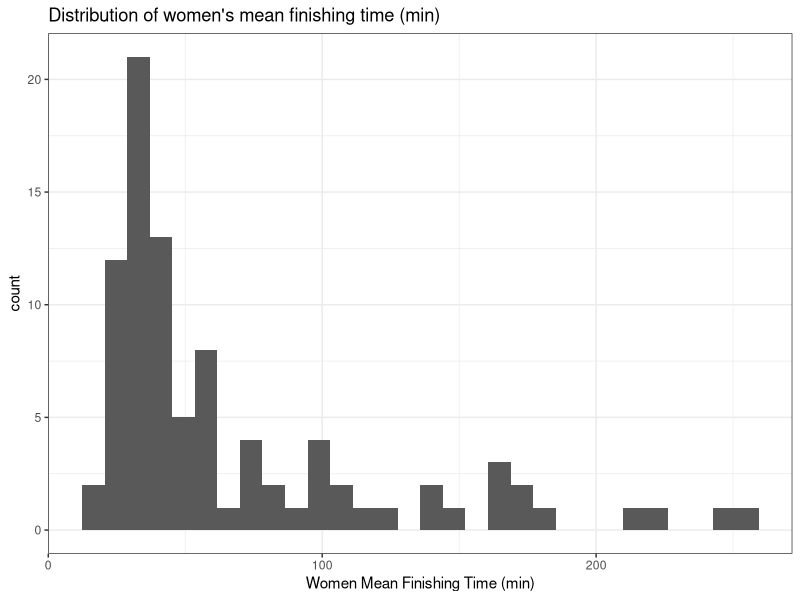
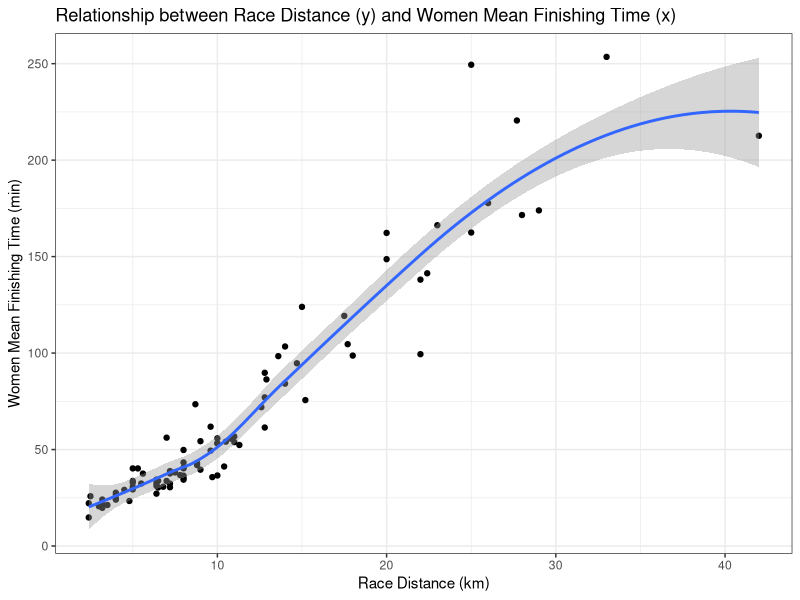

Write R code to recreate these figures, in order. (Note: this script raises an error after producing the figures.)
## ---- chunk 1
knitr::opts_chunk$set(echo = TRUE)

# loading tidyverse library
library(tidyverse)
## ---- chunk 2
# load the data
times <- read.csv("data/scottish-hill-races.csv")
## ---- chunk 3
# data visualisation 
ggplot(times, aes(x=Womens.Time..min.)) +
  geom_histogram() +
  labs(title="Distribution of women's mean finishing time (min)", x='Women Mean Finishing Time (min)') +
  theme_bw()
## ---- chunk 4
# data visualisation
ggplot(times, aes(x=Distance.km., y=Womens.Time..min.)) +
  geom_point() +
  geom_smooth() +
  labs(title='Relationship between Race Distance (y) and Women Mean Finishing Time (x)', y='Women Mean Finishing Time (min)', x='Race Distance (km)') +
  theme_bw()
## ---- chunk 5
# simple linear regression model: IV = Race Distance, DV = Women Mean Finishing Time

mod_wft_dist <- lm(Womens.Time..min. ~ Distance.km., dat=times)
summary(mod_wft_dist)
## ---- chunk 6
# running correlation test between hilliness and race distance (our potential 2 IVs)
cor_IVs <- cor.test(times %>% pull(Distance.km.), 
                    times %>% pull(Climb..m.)) %>%
  
  tidy()
## ---- chunk 7
# adding new variable to times
times <- times %>% mutate(climbperkm=Climb..m./Distance.km.)

## ---- chunk 8
# running correlation test between new climbperkm variable and race distance (our potential 2 IVs)
cor_new_IVs <- cor.test(times %>% pull(Distance.km.), 
                        times %>% pull(climbperkm)) %>%
  
  tidy()

## ---- chunk 9
# running multiple regression model (distance + climb/km as IVs)
mod_wft_distclimb <- lm(Womens.Time..min. ~ Distance.km. + climbperkm, dat=times)
summary(mod_wft_distclimb)

## ---- chunk 10
# prediction using integrated predict() function on saved multiple linear regression model
predict(mod_wft_distclimb, tibble(Distance.km.=10,
                                  climbperkm=100))

